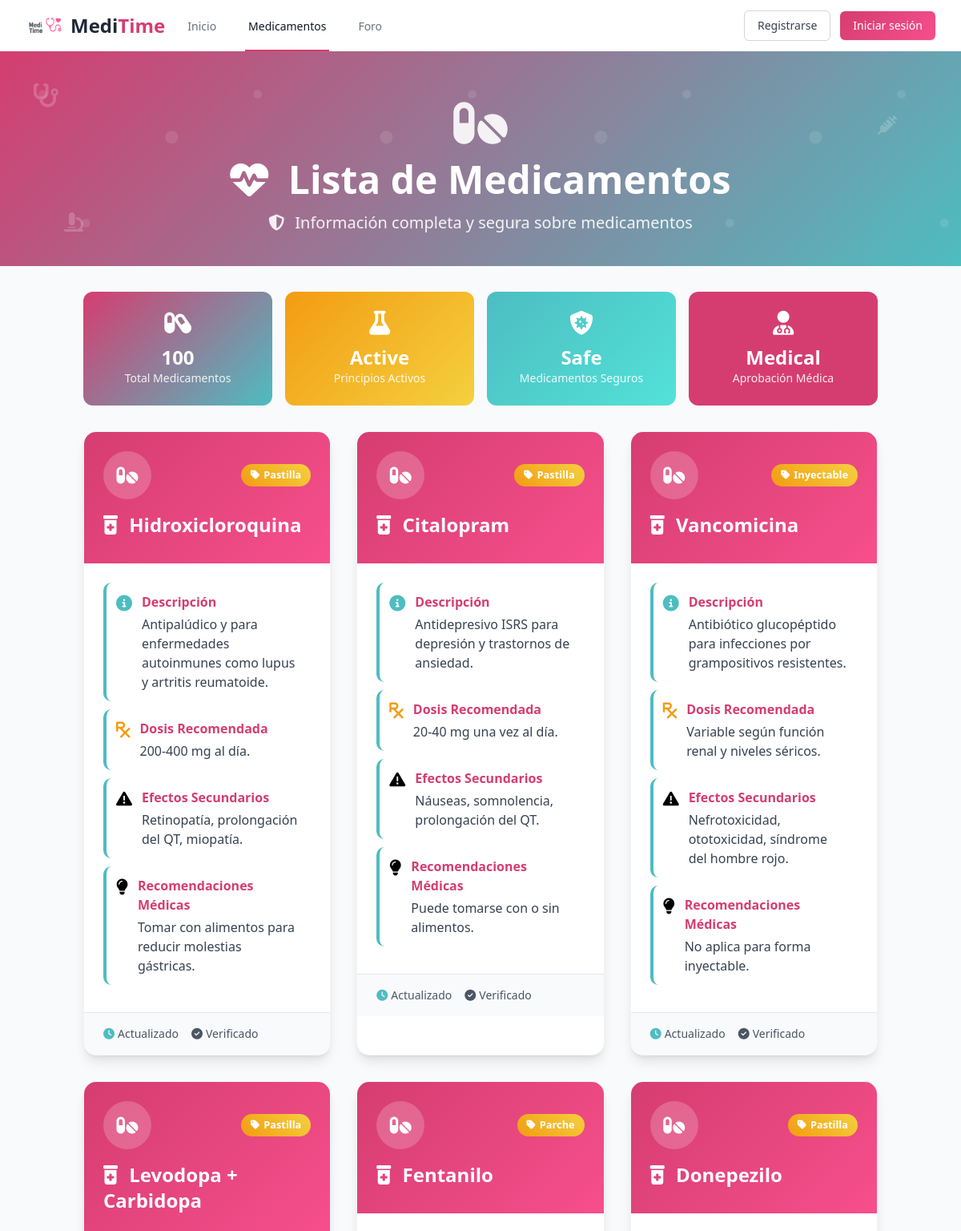
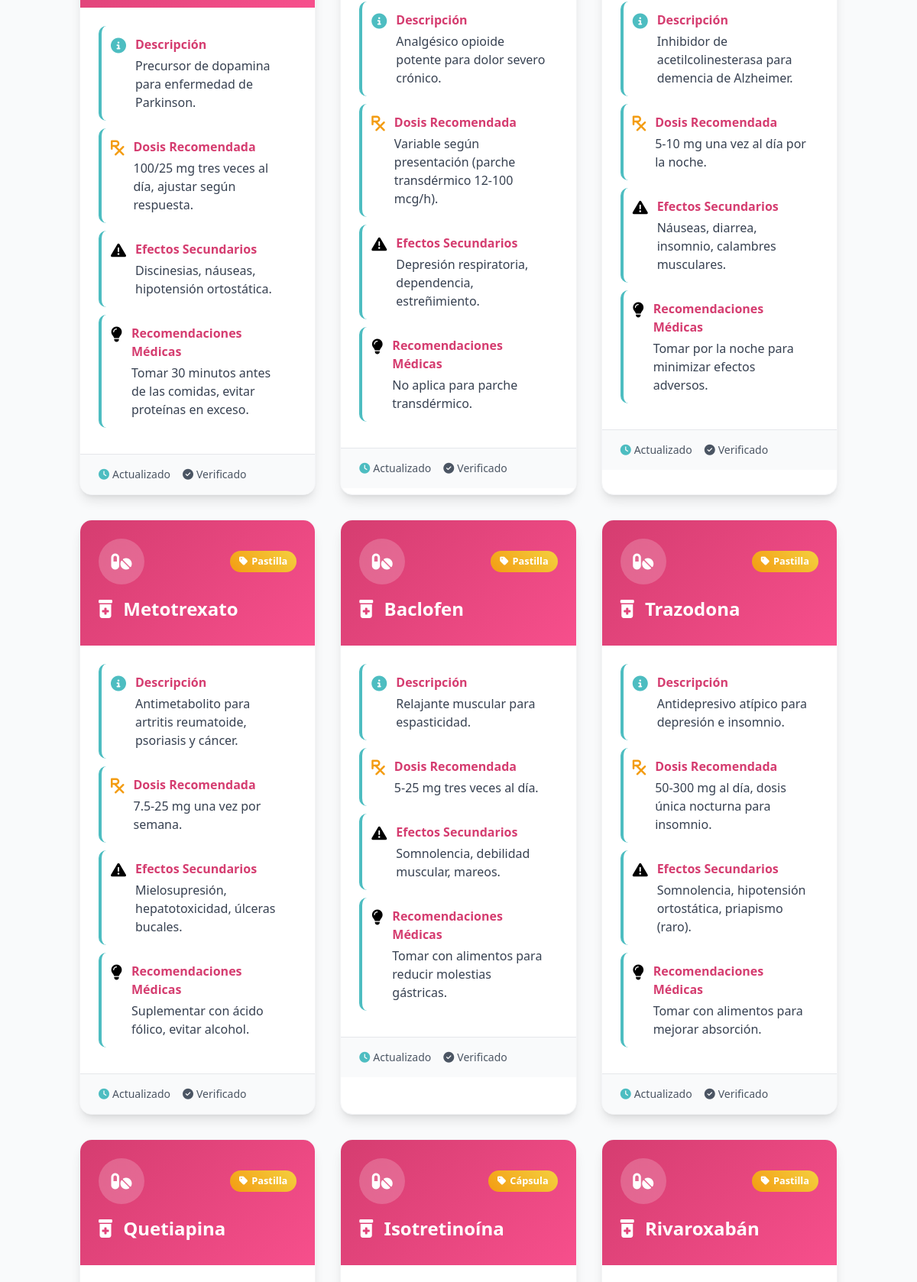
Screenshot of /medicamentos (upper part) with the database file from the repository (2 pictures, top to bottom).
### tables this page shows
CREATE TABLE Medicamentos(
            Id INTEGER PRIMARY KEY AUTOINCREMENT,
            Nombre VARCHAR(100) NOT NULL,
            Uso TEXT,
            Dosis TEXT,
            Categoria TEXT,
            Efectos_Secundarios TEXT,
            Recomendaciones_Alimenticias TEXT
        );

### server.py (the view)
@app.route('/medicamentos', methods=['GET'])
def medicamentos():
    if request.args:
        name = request.args.get('name')
        categoria = request.args.get('categoria')
        if name:
            medicamentos = my_db.get_medicamento_by_name(name)
        if categoria:
            medicamentos = my_db.get_medicamento_by_categoria(categoria)
    else:
        medicamentos = my_db.get_all_medicamentos()
    return render_template('medicamentos.html', medicamentos=medicamentos)

### database.py (called while the page is built)
    def _get_connection(self):
        if not hasattr(self._local, 'connection'):
            print(f"Creando conexión para hilo: {threading.current_thread().ident}")
            self._local.connection = sqlite3.connect('database.db')
        return self._local.connection

    def _get_cursor(self):
        return self._get_connection().cursor()

    def get_all_medicamentos(self):
        cursor = self._get_cursor()
        cursor.execute("SELECT * FROM Medicamentos")
        return cursor.fetchall()

### templates/medicamentos.html (shortened to what this page needs)
{% extends 'template.html' %}
{% block content %}
<link rel="stylesheet" href="https://cdnjs.cloudflare.com/ajax/libs/font-awesome/6.4.0/css/all.min.css">
<div class="header-container relative">
    <div class="container mx-auto px-4 relative z-10">
        <div class="text-center">
            <div class="mb-4">
                <i class="fas fa-pills text-6xl text-white opacity-90"></i>
            </div>
            <h1 class="text-4xl md:text-5xl font-bold text-white mb-4">
                <i class="fas fa-heartbeat mr-3"></i>
                Lista de Medicamentos
            </h1>
            <p class="text-xl text-white opacity-90">
                <i class="fas fa-shield-alt mr-2"></i>
                Información completa y segura sobre medicamentos
            </p>
        </div>
    </div>
    <div class="floating-icon top-10 left-10">
        <i class="fas fa-stethoscope text-3xl text-white opacity-20"></i>
    </div>
    <div class="floating-icon top-20 right-20" style="animation-delay: 1s;">
        <i class="fas fa-syringe text-2xl text-white opacity-20"></i>
    </div>
    <div class="floating-icon bottom-10 left-20" style="animation-delay: 2s;">
        <i class="fas fa-microscope text-2xl text-white opacity-20"></i>
    </div>
</div>
<div class="container mx-auto px-4 py-8">
    {% if medicamentos %}
    <div class="grid grid-cols-1 md:grid-cols-4 gap-4 mb-8">
        <div class="bg-gradient-main text-white p-6 rounded-xl text-center card-hover">
            <i class="fas fa-capsules text-3xl mb-3"></i>
            <h3 class="text-2xl font-bold">{{ medicamentos|length }}</h3>
            <p class="text-sm opacity-90">Total Medicamentos</p>
        </div>
        <div class="bg-accent text-white p-6 rounded-xl text-center card-hover">
            <i class="fas fa-flask text-3xl mb-3"></i>
            <h3 class="text-2xl font-bold">Active</h3>
            <p class="text-sm opacity-90">Principios Activos</p>
        </div>
        <div class="bg-secondary text-white p-6 rounded-xl text-center card-hover">
            <i class="fas fa-shield-virus text-3xl mb-3"></i>
            <h3 class="text-2xl font-bold">Safe</h3>
            <p class="text-sm opacity-90">Medicamentos Seguros</p>
        </div>
        <div class="bg-primary-solid text-white p-6 rounded-xl text-center card-hover">
            <i class="fas fa-user-md text-3xl mb-3"></i>
            <h3 class="text-2xl font-bold">Medical</h3>
            <p class="text-sm opacity-90">Aprobación Médica</p>
        </div>
    </div>
    <div class="grid grid-cols-1 md:grid-cols-2 lg:grid-cols-3 gap-8">
        {% for medicamento in medicamentos %}
        <div class="bg-white rounded-2xl shadow-lg overflow-hidden border border-gray-100 hover-shadow transition-all duration-300 card-hover">
            <div class="bg-primary p-6 relative">
                <div class="flex items-center justify-between">
                    <div class="icon-bg">
                        <i class="fas fa-pills text-2xl text-white"></i>
                    </div>
                    <div class="category-badge">
                        <i class="fas fa-tag"></i>
                        {{ medicamento[4] }}
                    </div>
                </div>
                <h2 class="text-2xl font-bold text-white mt-4 mb-2">
                    <i class="fas fa-prescription-bottle-alt mr-2"></i>
                    {{ medicamento[1] }}
                </h2>
            </div>
            <div class="p-6">
                <div class="info-item">
                    <div class="flex items-start gap-3">
                        <i class="fas fa-info-circle text-xl text-secondary mt-1"></i>
                        <div>
                            <h3 class="font-semibold text-primary mb-1">Descripción</h3>
                            <p class="text-gray-700">{{ medicamento[2] }}</p>
                        </div>
                    </div>
                </div>
                <div class="info-item">
                    <div class="flex items-start gap-3">
                        <i class="fas fa-prescription text-xl text-accent mt-1"></i>
                        <div>
                            <h3 class="font-semibold text-primary mb-1">
                                Dosis Recomendada
                            </h3>
                            <p class="text-gray-700 font-medium">{{ medicamento[3] }}</p>
                        </div>
                    </div>
                </div>
                <div class="info-item">
                    <div class="flex items-start gap-3">
                        <i class="fas fa-exclamation-triangle text-xl text-warning mt-1"></i>
                        <div>
                            <h3 class="font-semibold text-primary mb-1">
                                Efectos Secundarios
                            </h3>
                            <p class="text-gray-700">{{ medicamento[5] }}</p>
                        </div>
                    </div>
                </div>
                <div class="info-item border-l-4 border-l-success">
                    <div class="flex items-start gap-3">
                        <i class="fas fa-lightbulb text-xl text-success mt-1"></i>
                        <div>
                            <h3 class="font-semibold text-primary mb-1">
                                Recomendaciones Médicas
                            </h3>
                            <p class="text-gray-700">{{ medicamento[6] }}</p>
                        </div>
                    </div>
                </div>
            </div>
            <div class="bg-gray-50 px-6 py-4 border-t">
                <div class="flex items-center justify-between text-sm text-gray-600">
                    <div class="flex items-center gap-4">
                        <span class="flex items-center gap-1">
                            <i class="fas fa-clock text-secondary"></i>
                            Actualizado
                        </span>
                        <span class="flex items-center gap-1">
                            <i class="fas fa-check-circle text-success"></i>
                            Verificado
                        </span>
                    </div>
                </div>
            </div>
        </div>
        {% endfor %}
    </div>
    {% endif %}
</div>
{% endblock %}

### static/css/template.css (style rules this page uses)
:root { --primary: #d53d70; --primary-light: #f74f8c; --secondary: #4dbdc1; --secondary-light: #52e2d9; --secondary-lighter: #93efe4; }
body { font-family: 'Segoe UI', Tahoma, Geneva, Verdana, sans-serif; background-color: #f9fafb; }
.bg-primary { background-color: var(--primary); }
.bg-secondary { background-color: var(--secondary); }
.text-primary { color: var(--primary); }
.text-secondary { color: var(--secondary); }

### templates/medicamentos.html (style rules this page uses)
:root { --primary: #d53d70; --primary-light: #f74f8c; --primary-dark: #b8335c; --secondary: #4dbdc1; --secondary-light: #52e2d9; --secondary-lighter: #93efe4; --secondary-dark: #3da8ac; --accent: #f39c12; --accent-light: #f4d03f; --success: #27ae60; --warning: #e74c3c; --info: #3498db; --dark: #2c3e50; --light: #ecf0f1; }
.bg-primary { background: linear-gradient(135deg, var(--primary), var(--primary-light)); }
.bg-primary-solid { background-color: var(--primary); }
.bg-secondary { background: linear-gradient(135deg, var(--secondary), var(--secondary-light)); }
.bg-accent { background: linear-gradient(135deg, var(--accent), var(--accent-light)); }
.bg-gradient-main { background: linear-gradient(135deg, var(--primary), var(--secondary)); }
.text-primary { color: var(--primary); }
.text-secondary { color: var(--secondary); }
.text-accent { color: var(--accent); }
.icon-bg { background: rgba(255, 255, 255, 0.2); backdrop-filter: blur(10px); border-radius: 50%; width: 60px; height: 60px; display: flex; align-items: center; justify-content: center; }
.category-badge { background: linear-gradient(45deg, var(--accent), var(--accent-light)); color: white; padding: 4px 12px; border-radius: 20px; font-size: 0.8rem; font-weight: bold; display: inline-flex; align-items: center; gap: 5px; }
.info-item { background: rgba(255, 255, 255, 0.8); border-radius: 10px; padding: 12px; margin-bottom: 10px; border-left: 4px solid var(--secondary); transition: all 0.3s ease; }
.header-container { background: linear-gradient(135deg, var(--primary), var(--secondary)); padding: 60px 0 40px 0; position: relative; overflow: hidden; }
.header-container::before { content: ''; position: absolute; top: 0; left: 0; right: 0; bottom: 0; }
.floating-icon { position: absolute; animation: float 3s ease-in-out infinite; }

### rows the page displays
Medicamentos: Categoria "Pastilla", Nombre "Hidroxicloroquina", Uso "Antipalúdico y para enfermedades autoinmunes como lupus y artritis reumatoide.", Dosis "200-400 mg al día.", Efectos_Secundarios "Retinopatía, prolongación del QT, miopatía.", Recomendaciones_Alimenticias "Tomar con alimentos para reducir molestias gástricas."
Medicamentos: Categoria "Pastilla", Nombre "Citalopram", Uso "Antidepresivo ISRS para depresión y trastornos de ansiedad.", Dosis "20-40 mg una vez al día.", Efectos_Secundarios "Náuseas, somnolencia, prolongación del QT.", Recomendaciones_Alimenticias "Puede tomarse con o sin alimentos."
Medicamentos: Categoria "Inyectable", Nombre "Vancomicina", Uso "Antibiótico glucopéptido para infecciones por grampositivos resistentes.", Dosis "Variable según función renal y niveles séricos.", Efectos_Secundarios "Nefrotoxicidad, ototoxicidad, síndrome del hombre rojo.", Recomendaciones_Alimenticias "No aplica para forma inyectable."
Medicamentos: Categoria "Pastilla", Nombre "Levodopa + Carbidopa", Uso "Precursor de dopamina para enfermedad de Parkinson.", Dosis "100/25 mg tres veces al día, ajustar según respuesta.", Efectos_Secundarios "Discinesias, náuseas, hipotensión ortostática.", Recomendaciones_Alimenticias "Tomar 30 minutos antes de las comidas, evitar proteínas en exceso."
Medicamentos: Categoria "Parche", Nombre "Fentanilo", Uso "Analgésico opioide potente para dolor severo crónico.", Dosis "Variable según presentación (parche transdérmico 12-100 mcg/h).", Efectos_Secundarios "Depresión respiratoria, dependencia, estreñimiento.", Recomendaciones_Alimenticias "No aplica para parche transdérmico."
Medicamentos: Categoria "Pastilla", Nombre "Donepezilo", Uso "Inhibidor de acetilcolinesterasa para demencia de Alzheimer.", Dosis "5-10 mg una vez al día por la noche.", Efectos_Secundarios "Náuseas, diarrea, insomnio, calambres musculares.", Recomendaciones_Alimenticias "Tomar por la noche para minimizar efectos adversos."
Medicamentos: Categoria "Pastilla", Nombre "Metotrexato", Uso "Antimetabolito para artritis reumatoide, psoriasis y cáncer.", Dosis "7.5-25 mg una vez por semana.", Efectos_Secundarios "Mielosupresión, hepatotoxicidad, úlceras bucales.", Recomendaciones_Alimenticias "Suplementar con ácido fólico, evitar alcohol."
Medicamentos: Categoria "Pastilla", Nombre "Baclofen", Uso "Relajante muscular para espasticidad.", Dosis "5-25 mg tres veces al día.", Efectos_Secundarios "Somnolencia, debilidad muscular, mareos.", Recomendaciones_Alimenticias "Tomar con alimentos para reducir molestias gástricas."
Medicamentos: Categoria "Pastilla", Nombre "Trazodona", Uso "Antidepresivo atípico para depresión e insomnio.", Dosis "50-300 mg al día, dosis única nocturna para insomnio.", Efectos_Secundarios "Somnolencia, hipotensión ortostática, priapismo (raro).", Recomendaciones_Alimenticias "Tomar con alimentos para mejorar absorción."
Medicamentos: Categoria "Pastilla", Nombre "Quetiapina"
Medicamentos: Categoria "Cápsula", Nombre "Isotretinoína"
Medicamentos: Categoria "Pastilla", Nombre "Rivaroxabán"

### other values shown
{{ medicamentos|length }} "100"
